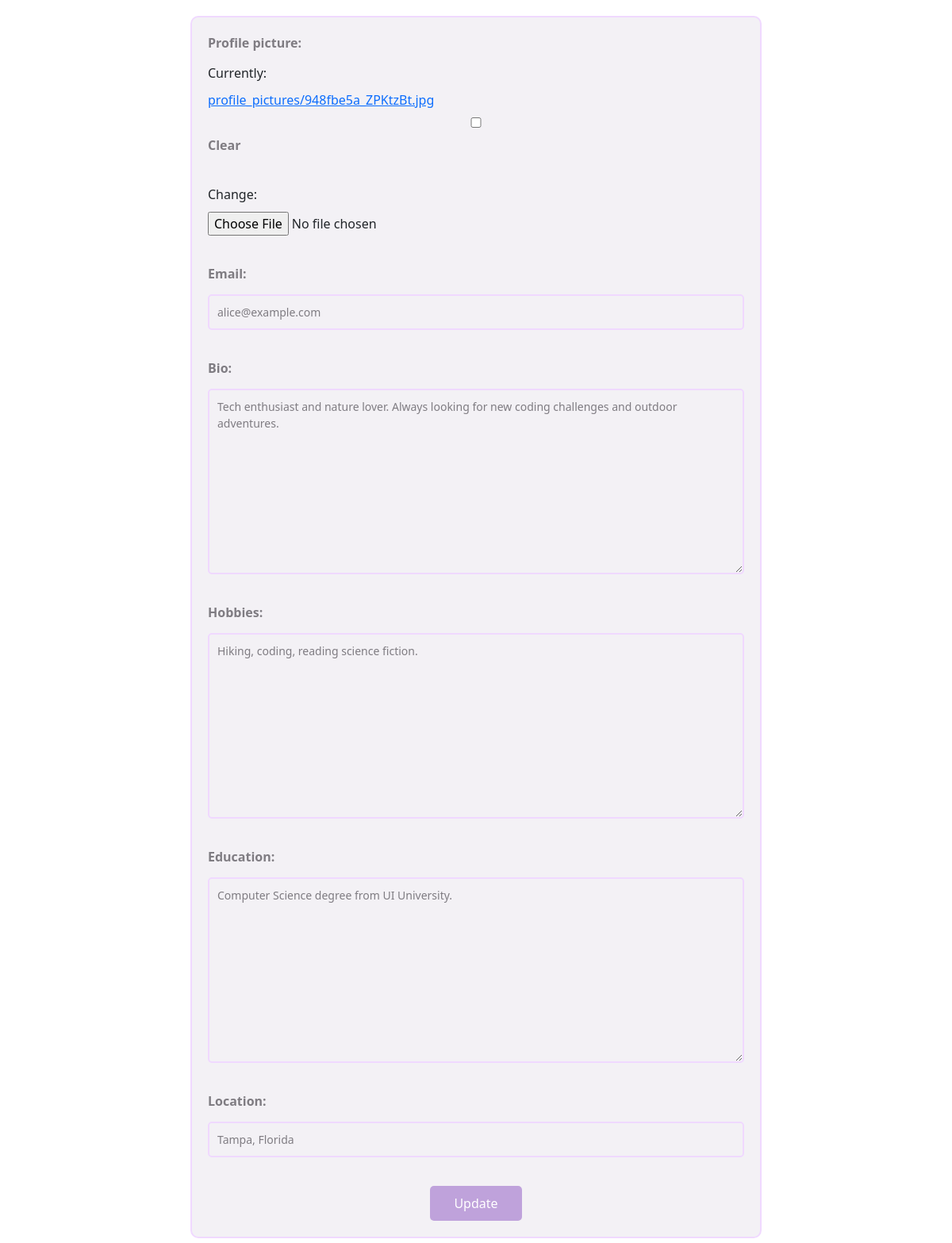
/profile/update/4/, run on the app's committed database.
### mingleapp/models.py (models this page shows, shortened)
class CustomUser(AbstractBaseUser, PermissionsMixin):
    email = models.EmailField(unique=True)
    first_name = models.CharField(max_length=30)
    last_name = models.CharField(max_length=30)
    is_active = models.BooleanField(default=True)
    is_staff = models.BooleanField(default=False)
    date_joined = models.DateTimeField(auto_now_add=True)
    bio = models.TextField(max_length=500, blank=True)
    hobbies = models.TextField(max_length=500, blank=True)
    education = models.TextField(max_length=300, blank=True)
    location = models.CharField(max_length=100, blank=True)
    objects = CustomUserManager()
    USERNAME_FIELD = 'email'
    REQUIRED_FIELDS = ['first_name', 'last_name']
    profile_picture = models.ImageField(upload_to='profile_pictures/', blank=True)
    username = models.CharField(max_length=30, unique=True)
    friends = models.ManyToManyField('self', blank=True)

### mingleapp/views.py (the view, shortened to what this page needs)
# urls.py: path('profile/update/<int:user_id>/', update_profile, name='update_profile'),
def update_profile(request, user_id):
    user = get_object_or_404(CustomUser, id=user_id)
    form = UpdateProfileForm(instance=user)
    return render(request, 'update_profile.html', {'form': form})

### mingleapp/forms.py
class UpdateProfileForm(forms.ModelForm):
    class Meta:
        model = CustomUser
        fields = ['profile_picture', 'email', 'bio', 'hobbies', 'education', 'location']

### mingleapp/templates/update_profile.html (shortened to what this page needs)
{% extends "base.html" %}
{% block content %}
<div class="uprofile">
  <form method="post" enctype="multipart/form-data">
    {{ form.as_p }}
    <button type="submit">Update</button>
  </form>
</div>
{% endblock %}

### mingleapp/static/css/styles.css (style rules this page uses)
label { display: block; margin-bottom: 4px; }
input[type=submit], button { background-color: #00aaff; border: none; color: white; padding: 10px 15px; text-align: center; text-decoration: none; display: inline-block; font-size: 14px; border-radius: 4px; cursor: pointer; }
form { margin-bottom: 20px; }
.uprofile form { display: flex; flex-direction: column; gap: 20px; width: 60%; margin: 20px auto; border: 2px solid #F0D9FF; padding: 20px; background-color: #F3F1F5; border-radius: 10px; }
.uprofile form p { display: flex; flex-direction: column; gap: 10px; }
.uprofile form label { font-size: 16px; font-weight: bold; color: #7F7C82; }
.uprofile form input[type="text"], .uprofile form input[type="email"], .uprofile form input[type="password"], .uprofile form textarea, .uprofile form select { width: 100%; padding: 10px; border: 2px solid #F0D9FF; border-radius: 5px; background-color: #F3F1F5; color: #7F7C82; font-size: 14px; transition: border-color 0.3s; }
button[type="submit"] { align-self: center; background-color: #BFA2DB; color: white; padding: 10px 30px; border: none; border-radius: 5px; font-size: 16px; cursor: pointer; transition: background-color 0.3s; }

### data on the page
CustomUser: email "alice@example.com", bio "Tech enthusiast and nature lover. Always looking for new coding challenges and outdoor adventures.", hobbies "Hiking, coding, reading science fiction.", education "Computer Science degree from UI University.", location "Tampa, Florida"
